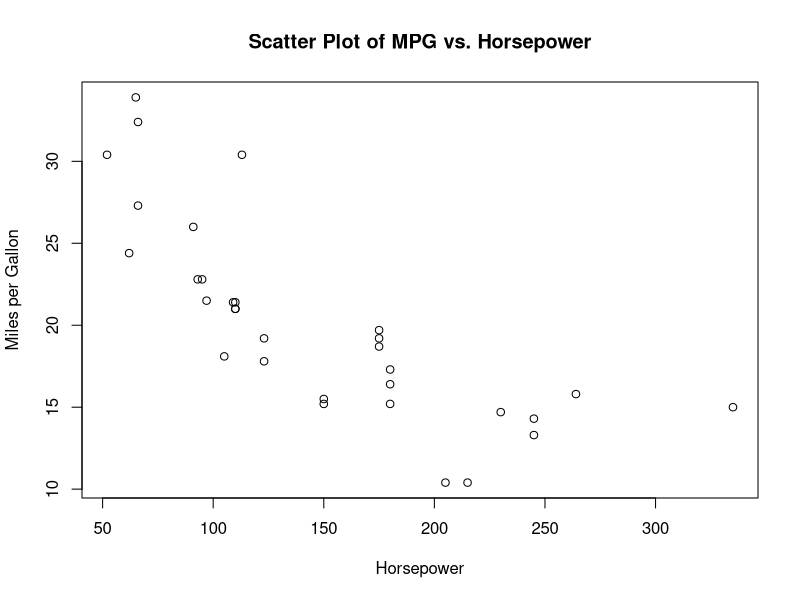
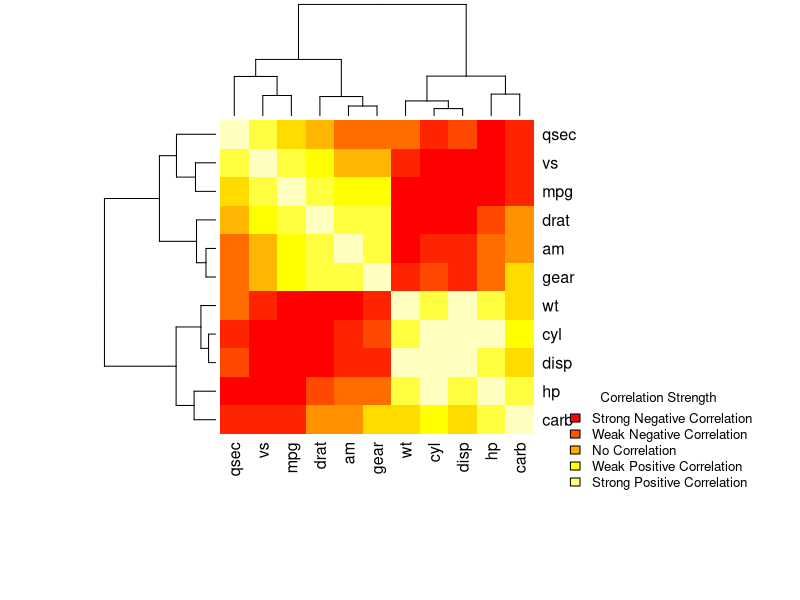

These figures' R source, in order:
## ---- chunk 1
# Lecture 13: A real-world example of using R for data analysis

# In this lecture, we will work on a real-world example of using R for data analysis.
# We will load a dataset and perform some basic data exploration and analysis.

# Load the dataset

# The dataset we will be using is the "mtcars" dataset, which is a built-in dataset in R.
# The dataset contains information about various car models, including the number of cylinders, horsepower, and miles per gallon (mpg).

# Let's load the dataset and take a look at the first few rows.

# Load the mtcars dataset
data(mtcars)

# Display the first few rows of the dataset
head(mtcars)

# Check the structure of the dataset
str(mtcars)

# Summary of the dataset
summary(mtcars)

# These steps provide us with an overview of the dataset, including the column names, data types, and summary statistics.
# We can see that the dataset contains 32 observations and 11 variables.
# The variables include the number of cylinders, horsepower, and miles per gallon (mpg) of each car model.
# We can use this information to perform further analysis and visualization of the dataset.

# The dataset contains the following columns:'

# - mpg: Miles/(US) gallon
# - cyl: Number of cylinders
# - disp: Displacement (cu.in.)
# - hp: Gross horsepower
# - drat: Rear axle ratio
# - wt: Weight (1000 lbs)
# - qsec: 1/4 mile time
# - vs: V/S

# It is also possible to use the help function to get more information about the dataset (since it is a built-in dataset in R).

# Help on the mtcars dataset
help(mtcars)

# This provides additional information about the dataset, including the source and description of the dataset.

# Now that we have loaded and explored the dataset, we can perform further analysis and visualization to gain insights from the data.

# For example, we can create a scatter plot of miles per gallon (mpg) versus horsepower to see if there is a relationship between the two variables.

# Create a scatter plot of mpg vs. hp
plot(mtcars$hp, mtcars$mpg, xlab = "Horsepower", ylab = "Miles per Gallon", main = "Scatter Plot of MPG vs. Horsepower")

# The scatter plot shows the relationship between miles per gallon (mpg) and horsepower for the car models in the dataset.
# We can see that there is a negative relationship between the two variables, with higher horsepower values corresponding to lower miles per gallon values.
# The help page for the plot() function provides more information about customizing plots and adding labels and titles.
# It also informs us what the arguments are and how they can be used.


#?plot



# We see that x and y are the variables to be plotted, xlab and ylab are the labels for the x and y axes, and main is the title of the plot.
# Again, the help function is a valuable resource for learning more about functions and how to use them in R.

# Let's continue exploring the dataset and performing further analysis to gain insights from the data.

# For instance we can calculate the correlation between the variables in the dataset.

# Calculate the correlation matrix
correlation_matrix <- cor(mtcars)

# Display the correlation matrix
print(correlation_matrix)

# It is clear that the correlation matrix provides information about the relationships between the variables in the dataset.
# We can see that some variables are positively correlated, while others are negatively correlated.

# We can also visualize the correlation matrix using a heatmap to better understand the relationships between the variables.

# Create a heatmap of the correlation matrix
heatmap(correlation_matrix, col = heat.colors(10), symm = TRUE, margins = c(10, 10))

# The heatmap provides a visual representation of the correlation matrix, with warmer colors indicating stronger positive correlations and cooler colors indicating stronger negative correlations.
# This visualization can help us identify patterns and relationships between the variables in the dataset.

# Let's add a legend to the heatmap to better understand the color scale.

# Add a legend to the heatmap
# Note that we can organize the code in a more readable way by breaking it into multiple lines.
# This makes it easier to understand and modify the code.
# The linebreaks can occur after commas or operators.
legend("bottomright",
    legend = c(
        "Strong Negative Correlation",
        "Weak Negative Correlation",
        "No Correlation",
        "Weak Positive Correlation",
        "Strong Positive Correlation"
    ),
    fill = heat.colors(5),
    bty = "n",
    ncol = 1,
    cex = 0.8,
    title = "Correlation Strength"
)
